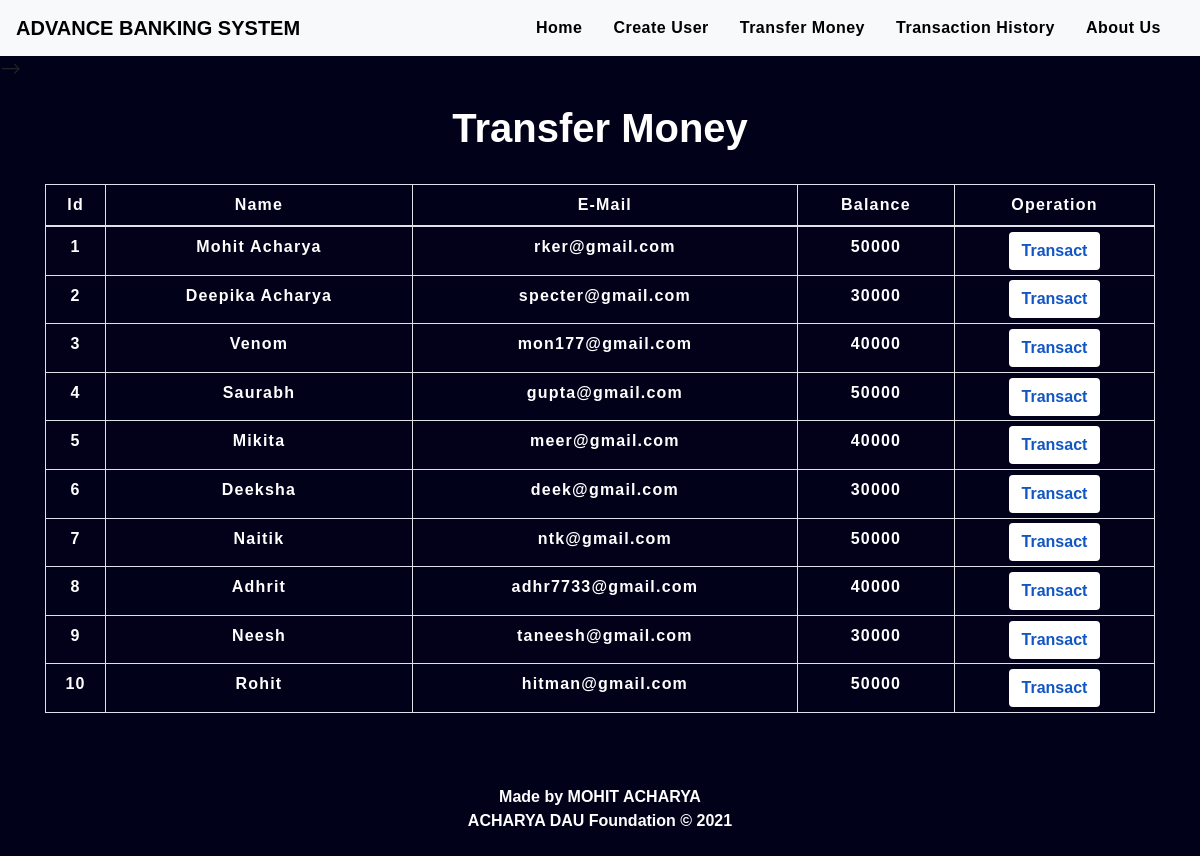
The app's page /transfermoney.php with its own data.
### tables this page shows
CREATE TABLE `users` (
  `id` int(3) NOT NULL,
  `name` text NOT NULL,
  `email` varchar(30) NOT NULL,
  `balance` int(8) NOT NULL
);

### transfermoney.php (the view, shortened to what this page needs)
<!DOCTYPE html>
<html lang="en">
<head>
    <link rel="stylesheet" href="https://maxcdn.bootstrapcdn.com/bootstrap/4.0.0/css/bootstrap.min.css">
    <link rel="stylesheet" type="text/css" href="css/table.css">
    <link rel="stylesheet" type="text/css" href="css/navbar.css">
</head>
<body style="background-color :#02011a;">
<?php
    include 'config.php';
    $sql = "SELECT * FROM users";
    $result = mysqli_query($conn,$sql);
?>
<?php
  include 'navbar.php';
?>
<div class="container">
        <h2 class="text-center pt-4" style="color : white;"><b>Transfer Money<b></h2>
        <br>
            <div class="row">
                <div class="col">
                    <div class="table-responsive-sm">
                    <table class="table table-hover table-sm table-striped table-condensed table-bordered" style="border-color:black;">
                        <thead style="color : white;">
                            <tr>
                            <th scope="col" class="text-center py-2">Id</th>
                            <th scope="col" class="text-center py-2">Name</th>
                            <th scope="col" class="text-center py-2">E-Mail</th>
                            <th scope="col" class="text-center py-2">Balance</th>
                            <th scope="col" class="text-center py-2">Operation</th>
                            </tr>
                        </thead>
                        <tbody>
                <?php
                    while($rows=mysqli_fetch_assoc($result)){
                ?>
                    <tr style="color : white;">
                        <td class="py-2"><?php echo $rows['id'] ?></td>
                        <td class="py-2"><?php echo $rows['name']?></td>
                        <td class="py-2"><?php echo $rows['email']?></td>
                        <td class="py-2"><?php echo $rows['balance']?></td>
                        <td><a href="selecteduserdetail.php?id= <?php echo $rows['id'] ;?>"> <button type="button" class="btn" style="background-color : white; color:#1256c4;"><b>Transact</b></button></a></td>
                    </tr>
                <?php
                    }
                ?>
                        </tbody>
                    </table>
                    </div>
                </div>
            </div>
         </div>
         <footer class="text-center mt-5 py-2" style="color: white;">
            <p>Made by <b>MOHIT ACHARYA</b> <br>ACHARYA DAU Foundation &copy 2021 </p>
        </footer>
</body>
</html>

### navbar.php (shortened to what this page needs)
<div class="collapsenavbar-collapse" id="collapsibleNavbar">
     <nav class="navbar navbar-expand-md navbar-light bg-light" >
     <a class="navbar-brand" href="index.php" style="color : black; "><b>ADVANCE BANKING SYSTEM</b></a>
           <ul class="navbar-nav ml-auto">
             <li class="nav-item">
               <a class="nav-link" href="index.php" style="color :  black;"><b>Home</b></a>
             </li>
             <li class="nav-item">
               <a class="nav-link" href="createuser.php" style="color :  black;"><b>Create User</b></a>
             </li>
             <li class="nav-item">
               <a class="nav-link" href="transfermoney.php" style="color :  black;"><b>Transfer Money</b></a>
             </li>
             <li class="nav-item">
               <a class="nav-link" href="transactionhistory.php" style="color :  black;"><b>Transaction History</b></a>
             </li>
             <li class="nav-item">
               <a class="nav-link" href="https://www.linkedin.com/in/mohit-acharya-2b59861a3/" style="color :  black;"><b>About Us</b></a>
             </li>
         </div>
      </nav> -->

### css/table.css (style rules this page uses)
* { padding: 0; margin: 0; box-sizing: border-box; font-family: sans-serif; }
h2 { font-size: 40px; }
table { letter-spacing: 1.2px; }
td { text-align: center; }
button { border:none; background: #d9d9d9; transition: 1s; }

### css/navbar.css (style rules this page uses)
.nav-link { margin-right: 15px; letter-spacing: 0.5px; }
body { margin: 0px; }

### transfermoney.php (style rules this page uses)
button { transition: 1.5s; }

### records on screen
users: id "1", name "Mohit Acharya", email "rker@gmail.com", balance "50000"
users: id "2", name "Deepika Acharya", email "specter@gmail.com", balance "30000"
users: id "3", name "Venom", email "mon177@gmail.com", balance "40000"
users: id "4", name "Saurabh", email "gupta@gmail.com", balance "50000"
users: id "5", name "Mikita", email "meer@gmail.com", balance "40000"
users: id "6", name "Deeksha", email "deek@gmail.com", balance "30000"
users: id "7", name "Naitik", email "ntk@gmail.com", balance "50000"
users: id "8", name "Adhrit", email "adhr7733@gmail.com", balance "40000"
users: id "9", name "Neesh", email "taneesh@gmail.com", balance "30000"
users: id "10", name "Rohit", email "hitman@gmail.com", balance "50000"
